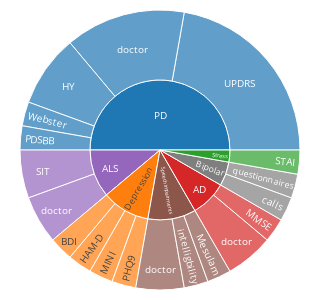

The code cell stored with this chart in its notebook:
### Code cell
# Write the output once so that an error with a box displaying
# 'Loading [MathJax]/extensions/MathMenu.js' is not getting plotted in the pdf
# https://github.com/plotly/plotly.py/issues/3469
two_level_sunburst(all_df, 'assessment_scale', subplots=False, swap_levels=False, color_map=color_map)

### Figure 1 — Plotly figure (JSON) as saved in the notebook; plotly's stock layout.template omitted (floating-point values rounded to 4 significant figures)
{"data": [{"branchvalues": "total", "customdata": [["Depression"], ["Depression"], ["     PD     "], ["Depression"], ["AD"], ["     PD     "], ["     PD     "], ["     PD     "], ["Bipolar"], ["Bipolar"], ["Speech impairments"], ["ALS"], ["Depression"], ["     PD     "], ["Speech impairments"], ["AD"], ["ALS"], ["Speech impairments"], ["Stress"], ["     PD     "], ["AD"], ["ALS"], ["Bipolar"], ["Depression"], ["Speech impairments"], ["Stress"]], "domain": {"x": [0, 1], "y": [0, 1]}, "hovertemplate": "labels=%{label}<br>count=%{value}<br>parent=%{parent}<br>id=%{id}<br>disease=%{customdata[0]}<extra></extra>", "ids": ["Depression/BDI", "Depression/HAM-D", "     PD     /HY", "Depression/MINI", "AD/MMSE", "     PD     /Webster", "     PD     /UPDRS", "     PD     /doctor", "Bipolar/calls", "Bipolar/questionnaires", "Speech impairments/intelligbility", "ALS/SIT", "Depression/PHQ9", "     PD     /PDSBB", "Speech impairments/Mesulam", "AD/doctor", "ALS/doctor", "Speech impairments/doctor", "Stress/STAI", "     PD     ", "AD", "ALS", "Bipolar", "Depression", "Speech impairments", "Stress"], "labels": ["BDI", "HAM-D", "HY", "MINI", "MMSE", "Webster", "UPDRS", "doctor", "calls", "questionnaires", "intelligbility", "SIT", "PHQ9", "PDSBB", "Mesulam", "doctor", "doctor", "doctor", "STAI", "     PD     ", "AD", "ALS", "Bipolar", "Depression", "Speech impairments", "Stress"], "marker": {"colors": ["#ff7f0e", "#ff7f0e", "#1f77b4", "#ff7f0e", "#d62728", "#1f77b4", "#1f77b4", "#1f77b4", "#7f7f7f", "#7f7f7f", "#8c564b", "#9467bd", "#ff7f0e", "#1f77b4", "#8c564b", "#d62728", "#9467bd", "#8c564b", "#2ca02c", "#1f77b4", "#d62728", "#9467bd", "#7f7f7f", "#ff7f0e", "#8c564b", "#2ca02c"]}, "name": "", "parents": ["Depression", "Depression", "     PD     ", "Depression", "AD", "     PD     ", "     PD     ", "     PD     ", "Bipolar", "Bipolar", "Speech impairments", "ALS", "Depression", "     PD     ", "Speech impairments", "AD", "ALS", "Speech impairments", "Stress", "", "", "", "", "", "", ""], "type": "sunburst", "values": [1, 1, 3, 1, 1, 1, 8, 5, 1, 1, 1, 2, 1, 1, 1, 2, 2, 2, 1, 18, 3, 4, 2, 4, 4, 1]}], "layout": {"font": {"size": 10}, "height": 300, "legend": {"tracegroupgap": 0}, "margin": {"b": 10, "l": 5, "r": 5, "t": 10}, "width": 300}}
